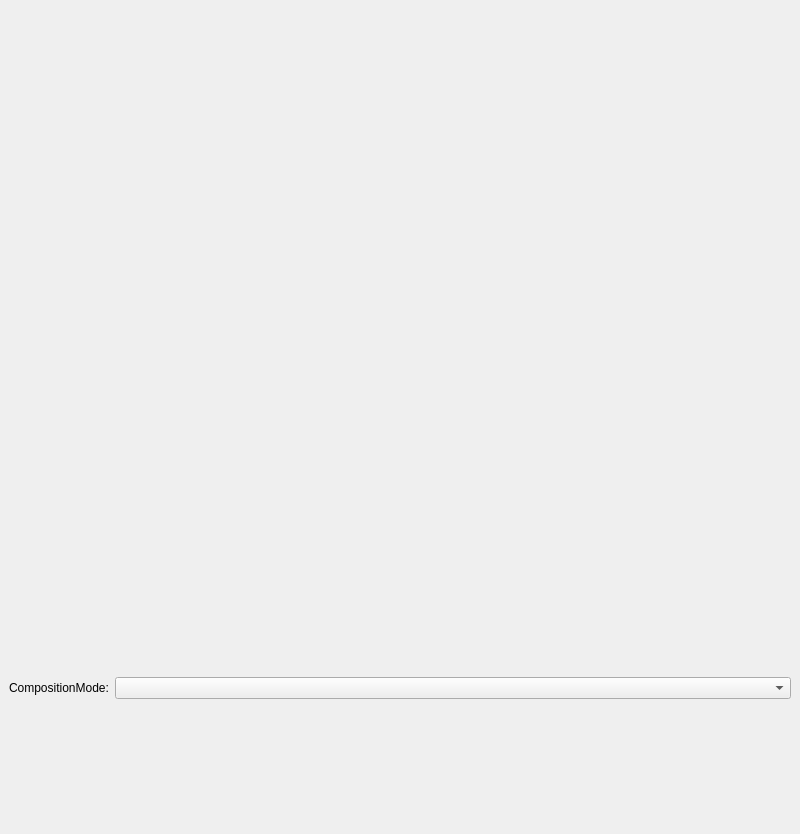
<?xml version="1.0" encoding="UTF-8"?>
<ui version="4.0">
 <class>MainWindow</class>
 <widget class="QMainWindow" name="MainWindow">
  <property name="geometry">
   <rect>
    <x>0</x>
    <y>0</y>
    <width>800</width>
    <height>834</height>
   </rect>
  </property>
  <property name="windowTitle">
   <string>MainWindow</string>
  </property>
  <widget class="QWidget" name="centralwidget">
   <layout class="QVBoxLayout" name="verticalLayout_2">
    <item>
     <layout class="QVBoxLayout" name="layout">
      <item>
       <widget class="MyWidget" name="widget" native="true">
        <property name="sizePolicy">
         <sizepolicy hsizetype="Preferred" vsizetype="Preferred">
          <horstretch>1</horstretch>
          <verstretch>2</verstretch>
         </sizepolicy>
        </property>
       </widget>
      </item>
      <item>
       <layout class="QFormLayout" name="formLayout">
        <item row="0" column="0">
         <widget class="QLabel" name="label">
          <property name="sizePolicy">
           <sizepolicy hsizetype="Preferred" vsizetype="Preferred">
            <horstretch>1</horstretch>
            <verstretch>1</verstretch>
           </sizepolicy>
          </property>
          <property name="text">
           <string>CompositionMode:</string>
          </property>
         </widget>
        </item>
        <item row="0" column="1">
         <widget class="MyComboBox" name="compositionModeComboBox">
          <property name="sizePolicy">
           <sizepolicy hsizetype="Preferred" vsizetype="Fixed">
            <horstretch>4</horstretch>
            <verstretch>1</verstretch>
           </sizepolicy>
          </property>
          <property name="editable">
           <bool>false</bool>
          </property>
          <property name="currentText">
           <string/>
          </property>
          <property name="currentIndex">
           <number>-1</number>
          </property>
          <property name="maxVisibleItems">
           <number>38</number>
          </property>
          <property name="maxCount">
           <number>38</number>
          </property>
         </widget>
        </item>
        <item row="1" column="1">
         <spacer name="verticalSpacer">
          <property name="orientation">
           <enum>Qt::Vertical</enum>
          </property>
          <property name="sizeHint" stdset="0">
           <size>
            <width>20</width>
            <height>120</height>
           </size>
          </property>
         </spacer>
        </item>
       </layout>
      </item>
     </layout>
    </item>
   </layout>
  </widget>
 </widget>
 <customwidgets>
  <customwidget>
   <class>MyWidget</class>
   <extends>QWidget</extends>
   <header>mywidget.h</header>
   <container>1</container>
   <slots>
    <slot>onModeChanged(int)</slot>
   </slots>
  </customwidget>
  <customwidget>
   <class>MyComboBox</class>
   <extends>QComboBox</extends>
   <header>mycombobox.h</header>
  </customwidget>
 </customwidgets>
 <resources/>
 <connections>
  <connection>
   <sender>compositionModeComboBox</sender>
   <signal>currentIndexChanged(int)</signal>
   <receiver>widget</receiver>
   <slot>onModeChanged(int)</slot>
   <hints>
    <hint type="sourcelabel">
     <x>438</x>
     <y>691</y>
    </hint>
    <hint type="destinationlabel">
     <x>33</x>
     <y>565</y>
    </hint>
   </hints>
  </connection>
 </connections>
</ui>
